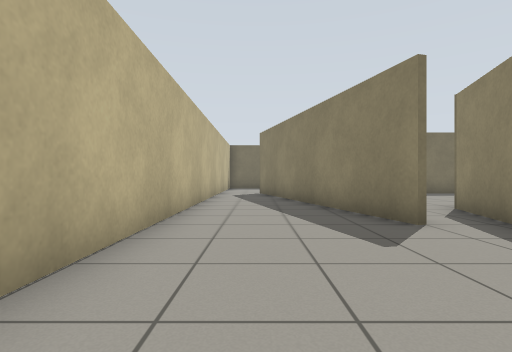
[1] (above)

24 first-person views from a walk through a robot-simulator world made for Gazebo. The camera is 0.72 m above the floor, looks level and sees 80° across. The floor is counted in squares, 1 m on a side. Each view is taken from the middle of a square. On the plan, view 1 faces up. The plan holds only what a view shows up to about 10 squares ahead; the rest is blank.

[2]
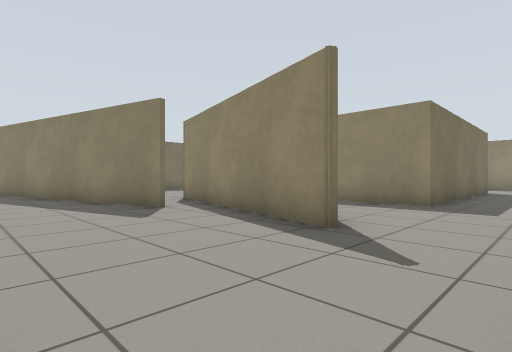

[3]
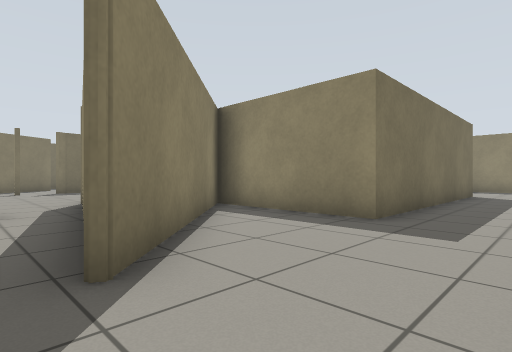

[4]
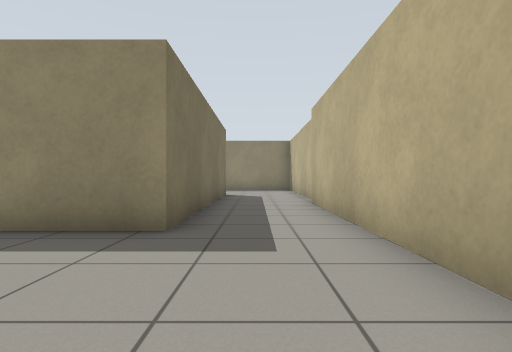

[5]
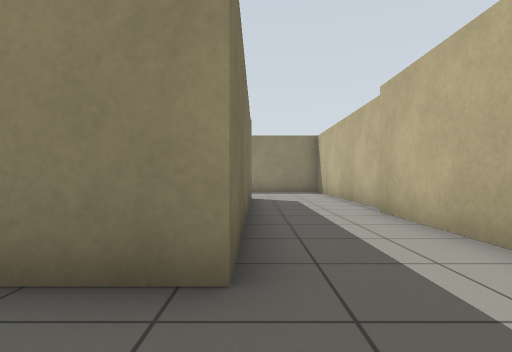

[6]
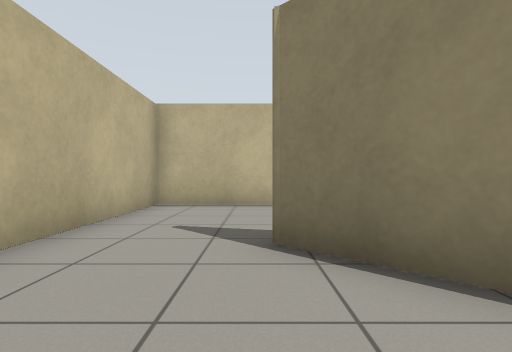

[7]
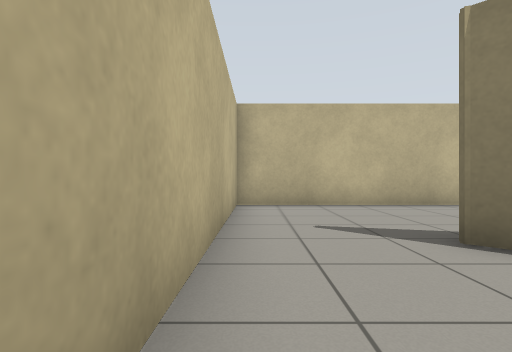

[8]
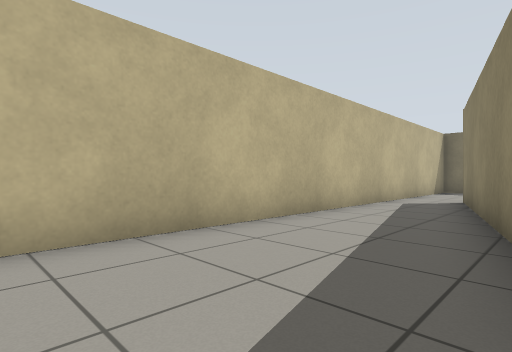

[9]
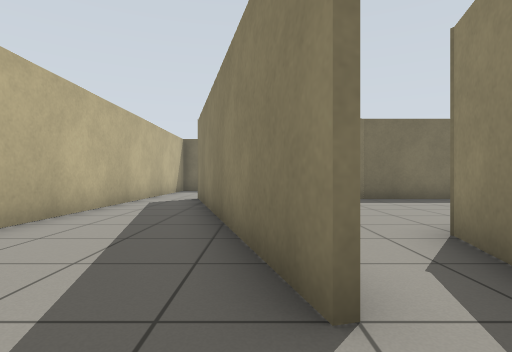

[10]
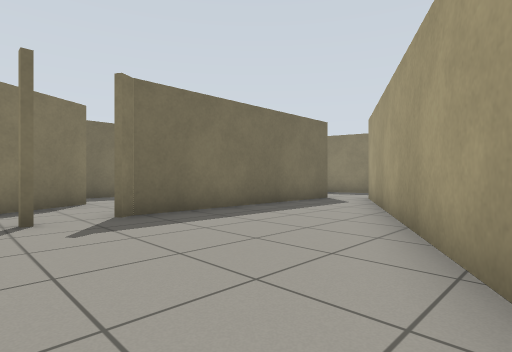

[11]
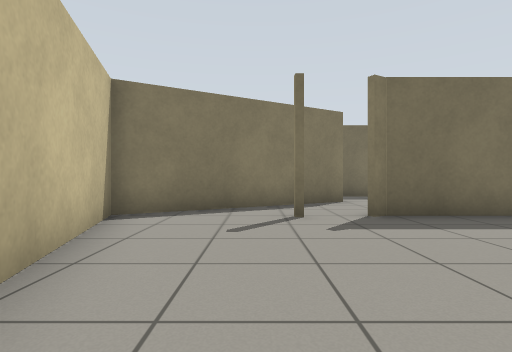

[12]
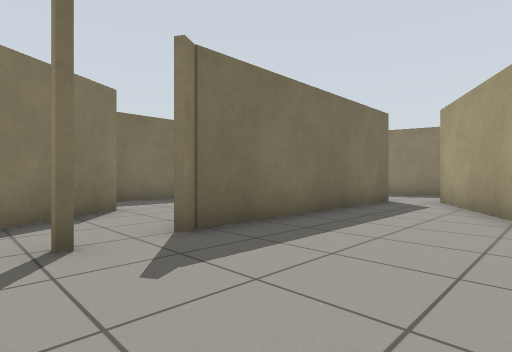

[13]
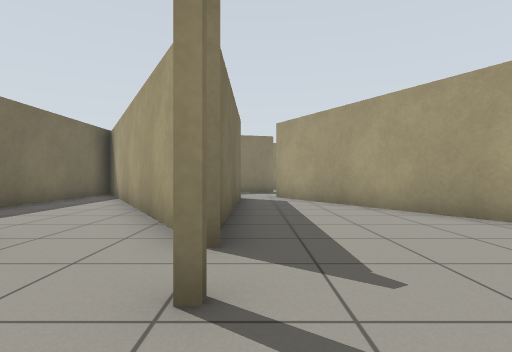

[14]
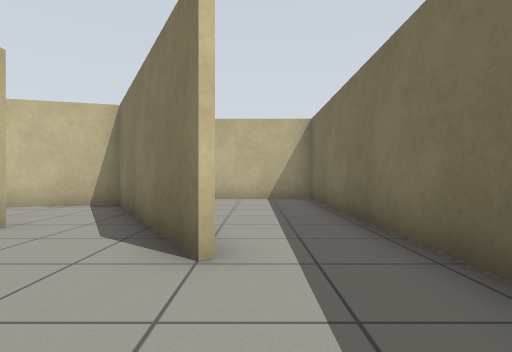

[15]
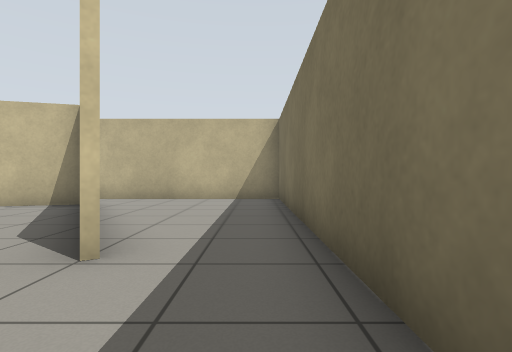

[16]
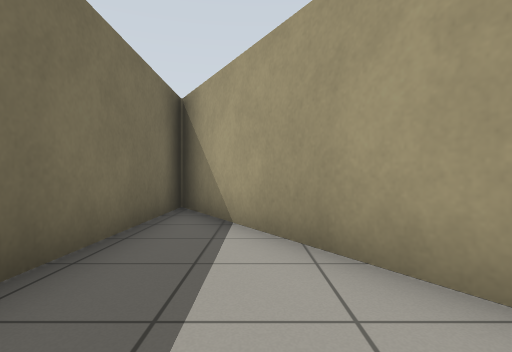

[17]
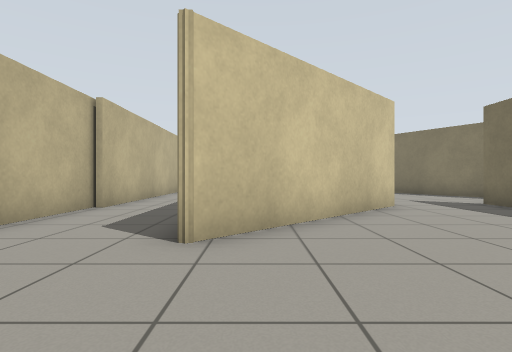

[18]
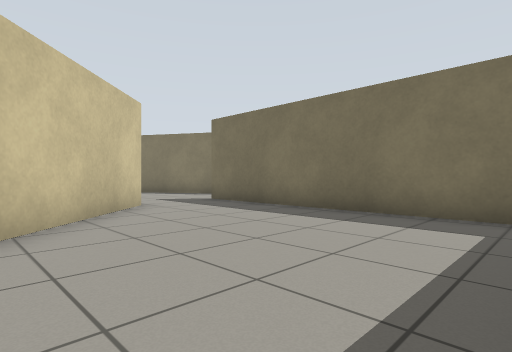

[19]
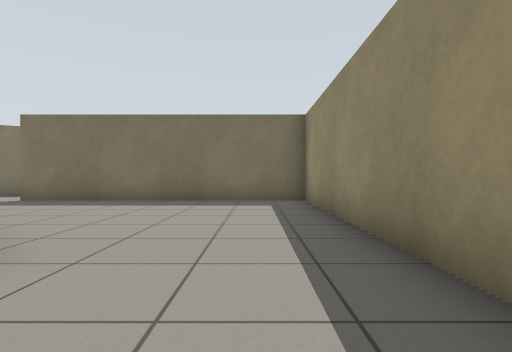

[20]
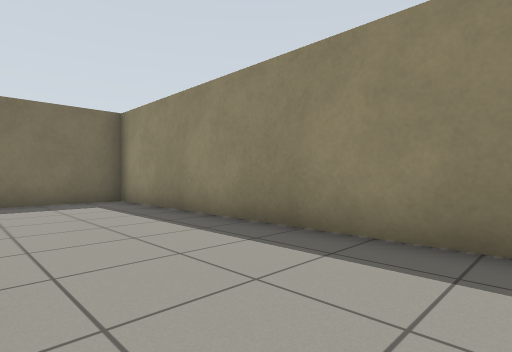

[21]
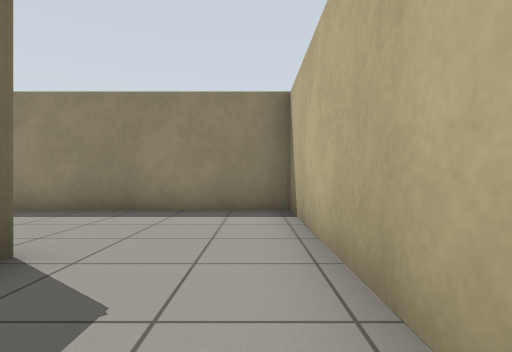

[22]
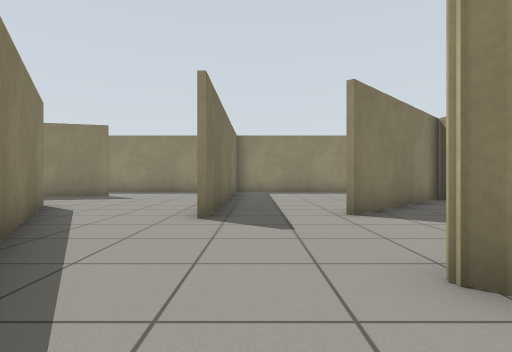

[23]
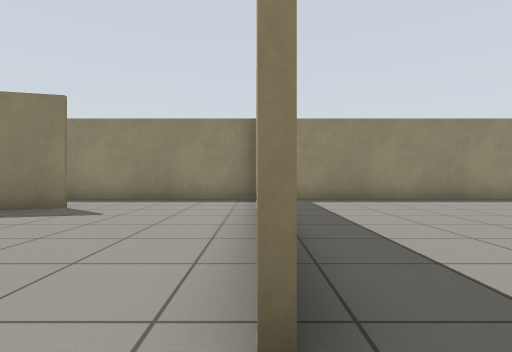

[24]
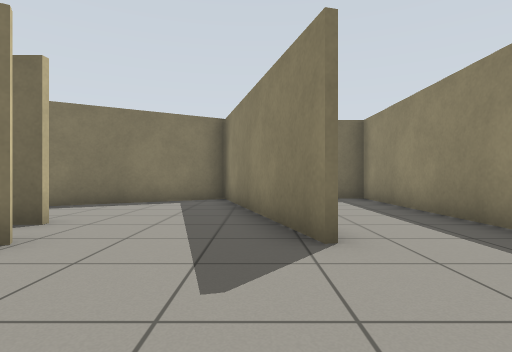

### Floor plan
Points are (right, up) in squares from view 1. A wall is a line through its corners. A room is listed if a view was taken in it or the views show most of it. See-through windows are left out.
Room 1 (views 1, 2, 3, 4, 5, 6, 7, 8, 9, 20, 21)
walls: (2.4, 4.4) (0.2, 12.6); (6.9, 4.4) (2.6, 0) (3.8, 4.3); (10.9, -2.7) (15.4, -2.7); (-1.5, 13.5) (-1.5, -2.5) (11.1, -2.5); (14.8, 0.2) (7, 0.2) (7, 3)
ways out: opening at (3, 4) to room 2; opening at (-1, 13) to room 3; opening at (14.5, -1.5) to room 4
Room 2 (views 10, 11, 12, 13)
walls: (5.2, 7.2) (12.3, 11.3); (4.3, 14.9) (0.3, 12.6) (1.3, 8.9); (3.8, 4.3) (4.4, 6.7); (11.9, 12.5) (5.3, 12.5)
ways out: opening at (3, 4) to room 1; opening at (5, 14) to room 3
Room 3 (views 14, 15, 16)
walls: (5.4, 15.5) (4.3, 14.9); (6, 13.1) (14.1, 17.7); (12, 17.7) (-1.5, 17.7) (-1.5, 13.5)
ways out: opening at (-1, 13) to room 1; opening at (5, 14) to room 2
Room 4 (views 17, 18, 19)
walls: (14, 0.3) (14.5, 0.3); (18.5, 6.8) (12.6, 6.8); (10.7, 4.4) (14.8, 0.2); (15.4, -2.7) (18.4, -2.7) (18.4, 7)
ways out: opening at (14.5, -1.5) to room 1; opening at (11.5, 5.5) to room 5
Room 5 (views 22, 23)
walls: (6.8, 4.4) (7.1, 4.8); (7, 3) (7, 4.7); (12.6, 6.8) (10.1, 6.8); (10.8, 10.2) (8.3, 8.8); (14.5, 0.3) (10.5, 4.2)
ways out: opening at (11.5, 5.5) to room 4; opening at (11.5, 8.5) to room 6
Room 6 (view 24)
walls: (15.7, 11.2) (14, 17.5) (10.1, 15.2); (12.5, 11.2) (10.8, 10.2); (14.1, 17.7) (12, 17.7); (18.4, 7) (18.4, 17.7) (17.6, 17.7)
ways out: opening at (11.5, 8.5) to room 5; opening at (11, 14)

Positions as (right, up) in squares from view 1, and headings:
1: (0, 0), facing up
2: (-1, -2), facing up-right
3: (2, -2), facing up-right
4: (3, -1), facing right
5: (5, 0), facing right
6: (6, 0), facing left
7: (6, -2), facing left
8: (2, 3), facing up-left
9: (2, 3), facing up
10: (3, 7), facing up-right
11: (3, 7), facing up
12: (3, 9), facing up-right
13: (2, 12), facing right
14: (8, 16), facing left
15: (8, 17), facing left
16: (7, 16), facing right
17: (18, 1), facing left
18: (18, 1), facing up-left
19: (17, -2), facing up
20: (15, -2), facing up-right
21: (12, -2), facing right
22: (5, 6), facing right
23: (9, 7), facing right
24: (15, 8), facing up
